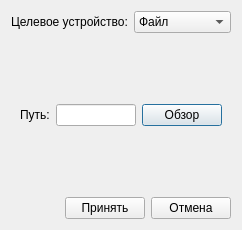
<?xml version="1.0" encoding="UTF-8"?>
<ui version="4.0">
 <class>MessageSinkDialog</class>
 <widget class="QDialog" name="MessageSinkDialog">
  <property name="geometry">
   <rect>
    <x>0</x>
    <y>0</y>
    <width>242</width>
    <height>217</height>
   </rect>
  </property>
  <property name="windowTitle">
   <string>Настройка отправки</string>
  </property>
  <layout class="QVBoxLayout" name="verticalLayout">
   <item>
    <layout class="QHBoxLayout" name="horizontalLayout_2">
     <item>
      <widget class="QLabel" name="label">
       <property name="text">
        <string>Целевое устройство:</string>
       </property>
      </widget>
     </item>
     <item>
      <widget class="QComboBox" name="comboBox_sink">
       <item>
        <property name="text">
         <string>Файл</string>
        </property>
       </item>
       <item>
        <property name="text">
         <string>Порт</string>
        </property>
       </item>
      </widget>
     </item>
    </layout>
   </item>
   <item>
    <widget class="QStackedWidget" name="stackedWidget">
     <property name="currentIndex">
      <number>0</number>
     </property>
     <widget class="QWidget" name="file">
      <layout class="QGridLayout" name="gridLayout">
       <item row="0" column="0">
        <widget class="QLabel" name="label_2">
         <property name="text">
          <string>Путь:</string>
         </property>
        </widget>
       </item>
       <item row="0" column="1">
        <widget class="QLineEdit" name="lineEdit_namepath"/>
       </item>
       <item row="0" column="2">
        <widget class="QPushButton" name="pushButton_search">
         <property name="text">
          <string>Обзор</string>
         </property>
        </widget>
       </item>
      </layout>
     </widget>
     <widget class="QWidget" name="port">
      <layout class="QFormLayout" name="formLayout">
       <item row="1" column="0">
        <widget class="QLabel" name="label_3">
         <property name="text">
          <string>Скорость:</string>
         </property>
        </widget>
       </item>
       <item row="1" column="1">
        <widget class="QComboBox" name="comboBox_baudRate">
         <property name="currentIndex">
          <number>3</number>
         </property>
         <item>
          <property name="text">
           <string>1200</string>
          </property>
         </item>
         <item>
          <property name="text">
           <string>2400</string>
          </property>
         </item>
         <item>
          <property name="text">
           <string>4800</string>
          </property>
         </item>
         <item>
          <property name="text">
           <string>9600</string>
          </property>
         </item>
         <item>
          <property name="text">
           <string>19200</string>
          </property>
         </item>
         <item>
          <property name="text">
           <string>38400</string>
          </property>
         </item>
         <item>
          <property name="text">
           <string>57600</string>
          </property>
         </item>
         <item>
          <property name="text">
           <string>115200</string>
          </property>
         </item>
        </widget>
       </item>
       <item row="2" column="0">
        <widget class="QLabel" name="label_4">
         <property name="text">
          <string>Биты данных:</string>
         </property>
        </widget>
       </item>
       <item row="2" column="1">
        <widget class="QComboBox" name="comboBox_dataBits">
         <property name="currentIndex">
          <number>3</number>
         </property>
         <item>
          <property name="text">
           <string>5</string>
          </property>
         </item>
         <item>
          <property name="text">
           <string>6</string>
          </property>
         </item>
         <item>
          <property name="text">
           <string>7</string>
          </property>
         </item>
         <item>
          <property name="text">
           <string>8</string>
          </property>
         </item>
        </widget>
       </item>
       <item row="3" column="0">
        <widget class="QLabel" name="label_5">
         <property name="text">
          <string>Паритет:</string>
         </property>
        </widget>
       </item>
       <item row="3" column="1">
        <widget class="QComboBox" name="comboBox_parity">
         <item>
          <property name="text">
           <string>Нет</string>
          </property>
         </item>
         <item>
          <property name="text">
           <string>Четность</string>
          </property>
         </item>
         <item>
          <property name="text">
           <string>Нечетность</string>
          </property>
         </item>
        </widget>
       </item>
       <item row="4" column="0">
        <widget class="QLabel" name="label_6">
         <property name="text">
          <string>Стоповых битов:</string>
         </property>
        </widget>
       </item>
       <item row="4" column="1">
        <widget class="QComboBox" name="comboBox_stopBits">
         <item>
          <property name="text">
           <string>1</string>
          </property>
         </item>
         <item>
          <property name="text">
           <string>1,5</string>
          </property>
         </item>
         <item>
          <property name="text">
           <string>2</string>
          </property>
         </item>
        </widget>
       </item>
       <item row="0" column="0">
        <widget class="QLabel" name="label_7">
         <property name="text">
          <string>Имя порта:</string>
         </property>
        </widget>
       </item>
       <item row="0" column="1">
        <widget class="QComboBox" name="comboBox_port"/>
       </item>
      </layout>
     </widget>
    </widget>
   </item>
   <item>
    <layout class="QHBoxLayout" name="horizontalLayout">
     <item>
      <spacer name="horizontalSpacer">
       <property name="orientation">
        <enum>Qt::Horizontal</enum>
       </property>
       <property name="sizeHint" stdset="0">
        <size>
         <width>40</width>
         <height>20</height>
        </size>
       </property>
      </spacer>
     </item>
     <item>
      <widget class="QPushButton" name="pushButton_accept">
       <property name="text">
        <string>Принять</string>
       </property>
      </widget>
     </item>
     <item>
      <widget class="QPushButton" name="pushButton_cancel">
       <property name="text">
        <string>Отмена</string>
       </property>
      </widget>
     </item>
    </layout>
   </item>
  </layout>
 </widget>
 <resources/>
 <connections/>
</ui>
